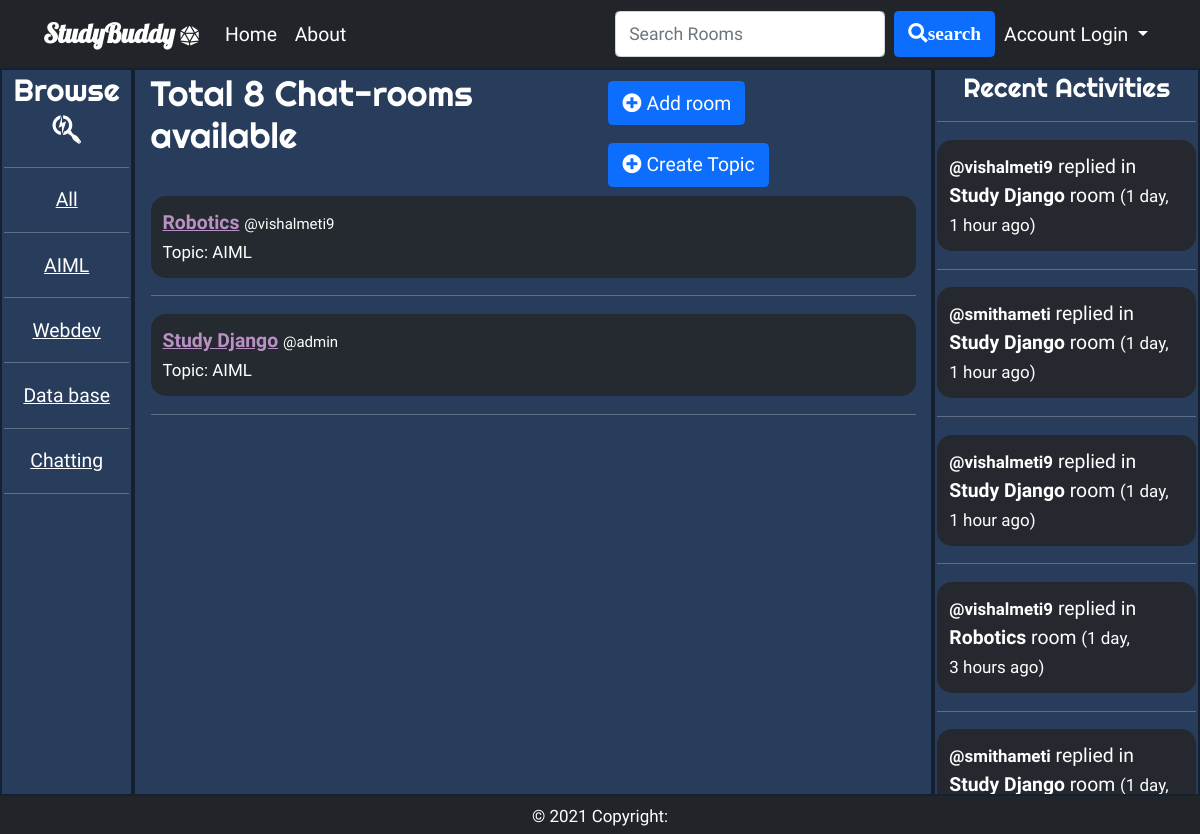
The page /?q=AIML on the database its author committed.
### base/models.py (models this page shows, shortened)
class Topic(models.Model):
    name=models.CharField(max_length=200)
    def __str__(self):
        return self.name

class Room(models.Model):
    host=models.ForeignKey(User, on_delete=models.SET_NULL,null=True,blank=True)
    topic=models.ForeignKey(Topic, on_delete=models.SET_NULL,null=True)
    name=models.CharField(max_length=200)
    participants=models.ManyToManyField(User,related_name='participants',blank=True) #as user is already used for the host.. we have to specify the related name here in order to use it again
    desc=models.TextField(blank=True,null=True)#null=True means this value can be blank blank=true is for validation in the form... it is for the frontend
    updated=models.DateTimeField(auto_now=True)
    created=models.DateTimeField(auto_now_add=True)
    class Meta:
        ordering=['-updated','-created']
    def __str__(self):
        return self.name

class Message(models.Model):
    user= models.ForeignKey(User, on_delete=models.CASCADE)
    room=models.ForeignKey(Room, on_delete=models.CASCADE)
    body=models.TextField()
    updated=models.DateTimeField(auto_now=True)
    created=models.DateTimeField(auto_now_add=True)

### base/views.py (the view)
# urls.py: path('', views.home,name='home'),
def home(request):
    if request.GET.get('q'):
        q=request.GET.get('q')
        query=Room.objects.filter(Q(topic__name__icontains=q) | Q(name__icontains=q) | Q(desc__icontains=q) )
    else:
        query=Room.objects.all()[0:10]
    roomCount=Room.objects.all().count()
    topics=Topic.objects.all().order_by('id')
    if request.GET.get('q'):
        recentMsg=Message.objects.filter(Q(room__topic__name__icontains=q)).order_by('-created')[0:7]
    else:
        recentMsg=Message.objects.all().order_by('-created')[0:15]
    temp={'contexts':query,'topics':topics,'roomCount':roomCount,'recentMsg':recentMsg}
    return render(request,'base/home.html',temp)

### templates/base/home.html (shortened to what this page needs)
{% extends 'root.html' %}
{% block body %}
<div class="home ">
<div class='home-left'>
    <h3 class=" browse text-center">Browse <i class="fab fa-searchengin" style="font-size: 1.8rem; padding-top: 5px;"></i> </h3>
    <hr>
    <ul>
        <li><a href="{% url 'home' %}">All</a></li>
        <hr>
    {% for topic in topics %}
        <li  ><a href="{% url 'home' %}?q={{topic.name}}">{{topic}}</a></li>
        <hr>
    {% endfor %}
</ul>
</div>
<div class=" home-mid">
    <div class="container d-flex justify-content-between">
    <div>
    <h2 class="pc" >Total {{roomCount }} Chat-rooms available</h2>
        </div>
    <div class="add">
        <button class='btn btn-primary m-2'><a class="add1" href="{% url 'createRoom' %}"><i class="fas fa-plus-circle"></i> Add room</a></button>
        <button class='btn btn-primary m-2'><a class="add2" href="{% url 'createTopic' %}"><i class="fas fa-plus-circle"></i> Create Topic</a></button>
    </div>
</div>
<div class="container ">
    {% if contexts %}
    {% for i in contexts %}
<div class="rooms">
    <div>
        <b><a href="{% url 'room' i.id %}"> <u class="ownerName"> {{i.name}}</u> </a></b>
    <span style="font-size: 15px;">@{{i.host.username}} <br></span>
<small>Topic: {{i.topic.name}}</small>
    </div>
</div>
<hr>
{% endfor %}
    {% else %}
    <p>No rooms available</p>
    {% endif %}
</div>
</div>
<div class="home-right">
    <h4 class="rec text-center" >Recent Activities</h4>
    <hr>
    {% if recentMsg %}
    {% for i in recentMsg %}
        <div class="rec-block">
            <a href="{% url 'room' i.room.id %}" style="text-decoration: none;">
                {% if i.body != '*** This message was deleted ***' %}
                <b><small>@{{i.user}}</small></b> replied in <b>{{i.room}}</b> room
                {% else %}
                <b><small>@{{i.user}}</small></b> deleted message in <b>{{i.room}}</b> room
                {% endif %}
            <small>({{i.created|timesince}} ago)</small>
            </a>
        </div>
        <hr>
    {% endfor %}
    {% else %}
    <p>No recent activities</p>
    {% endif %}
</div>
</div>
{% endblock %}

### templates/root.html (style rules this page uses)
* { font-family: 'Varela Round', sans-serif; }
a:link { color: white; background-color: transparent; text-decoration: none; }

### templates/base/home.html (style rules this page uses)
* { font-size: 1.1rem; }
.home { display:grid; grid-template-columns:0.5fr 3fr 1fr; height: 91vh; background-color: rgb(60, 83, 102); color: white; }
.home-left { height: 91vh; font-size: 2rem; }
.home-left ul { display: flex; flex-direction: column; justify-content: space-between; list-style-type: none; text-decoration: underline; padding-left: 0px; text-align: center; }
.home-mid h2,.rec,.browse { font-family: 'Righteous', cursive; }
.home-left,.home-mid,.home-right { overflow-y: scroll; height: 100%; padding: 2px; }
.home-right ,.home-mid ,.home-left { border: 2px solid rgba(0, 0, 0, 0.472); }
.home-right,.home-mid,.home-left { background-color: rgba(34, 54, 90, 0.74); }
.ownerName { color:rgb(185, 145, 197) }
.rec-block,.rooms { background-color: rgba(38, 39, 41, 0.863); border-radius: 15px; padding: 12px; }
.rooms { display: flex; flex-direction: row; justify-content: space-between; }

### rows shown on the page
Topic: name "AIML"
Topic: name "Webdev"
Topic: name "Data base"
Topic: name "Chatting"
Room: name "Robotics", host.username "vishalmeti9", topic.name "AIML"
Room: name "Study Django", host.username "admin", topic.name "AIML"
Message: user "vishalmeti9", room "Study Django", created "1 day, 1 hour"
Message: user "smithameti", room "Study Django", created "1 day, 1 hour"
Message: user "vishalmeti9", room "Study Django", created "1 day, 1 hour"
Message: user "vishalmeti9", room "Robotics", created "1 day, 3 hours"
Message: user "smithameti", room "Study Django", created "1 day,…"

### other values the page prints
{{ roomCount }} "8"
